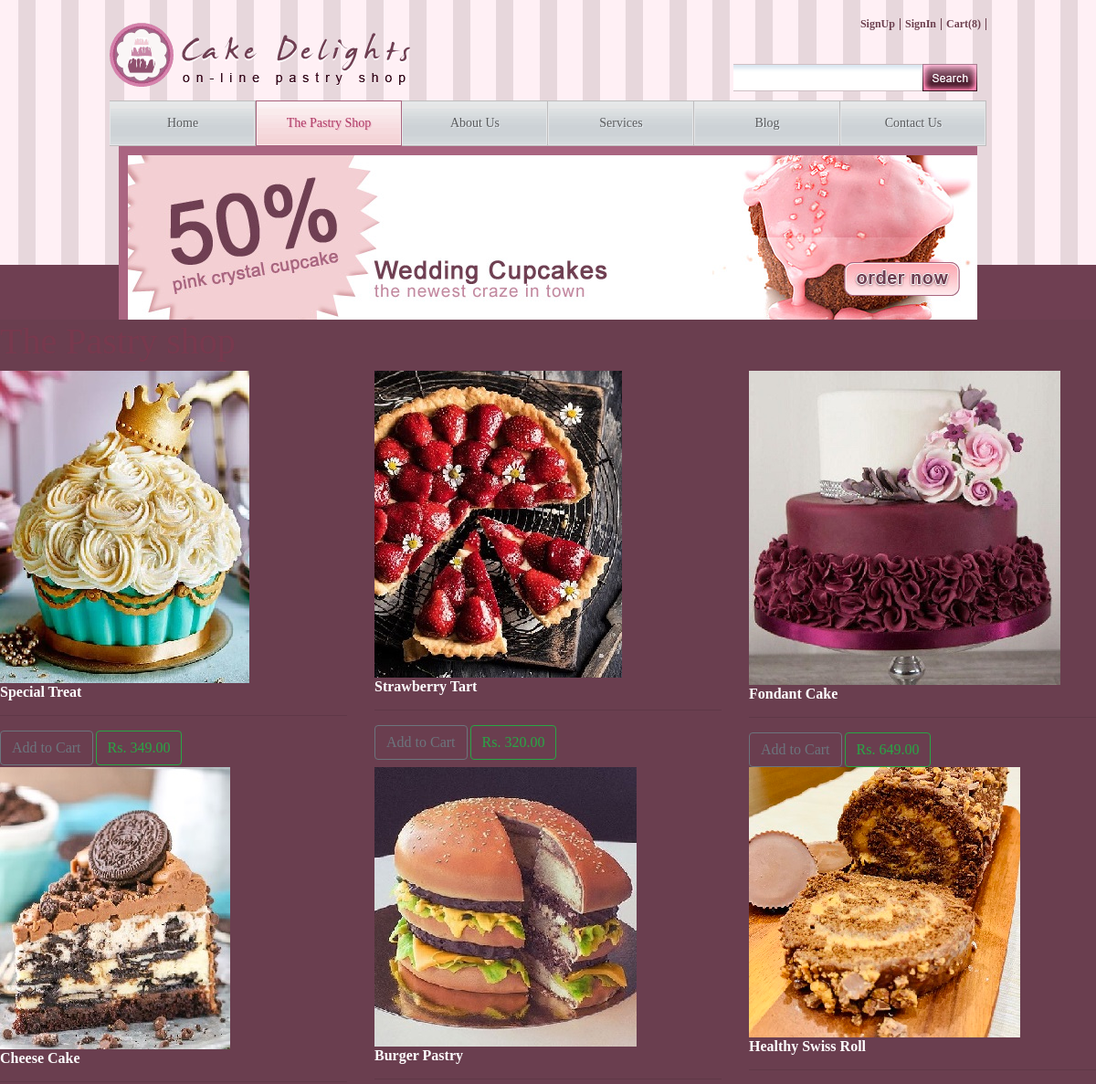
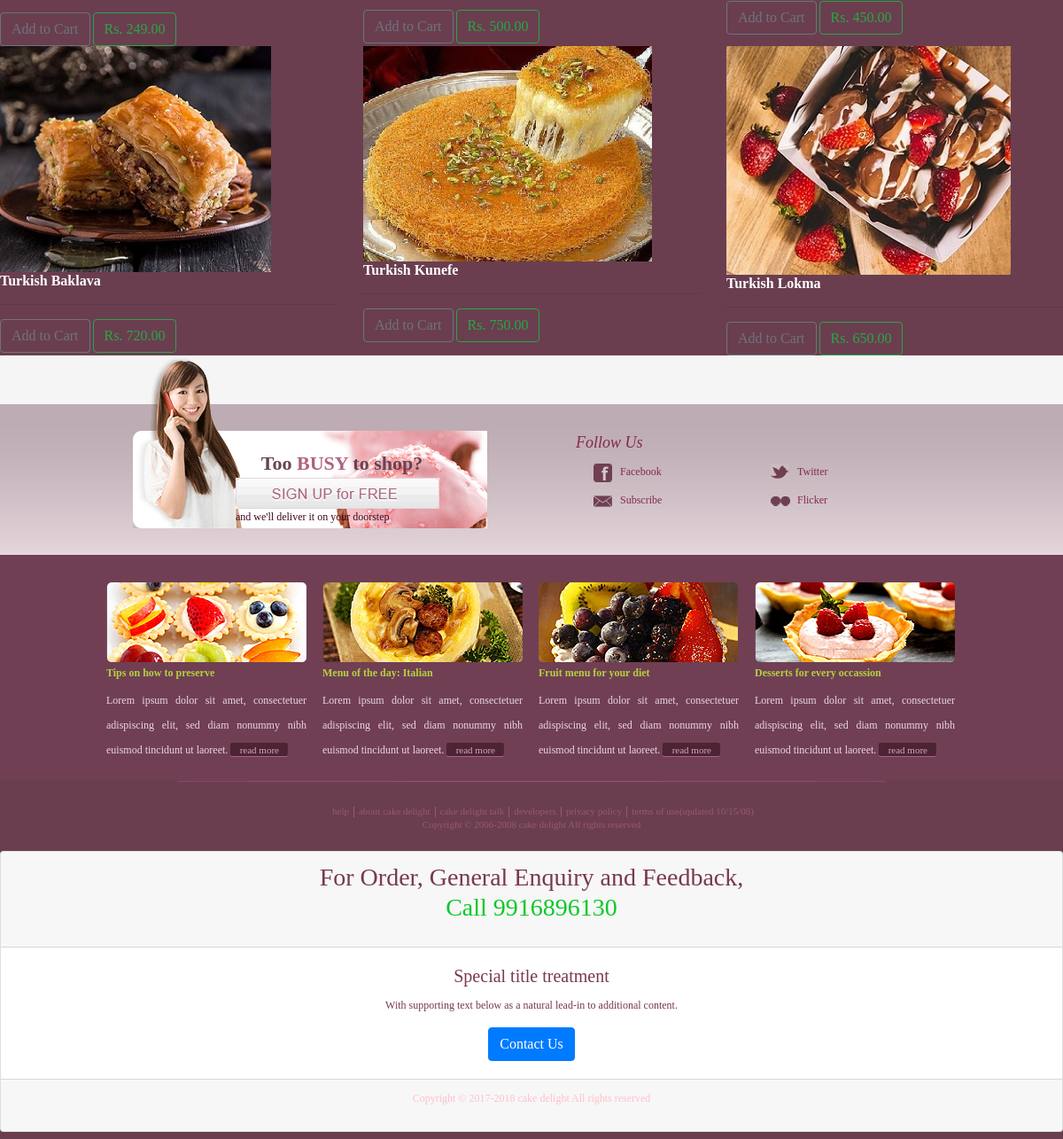
Page /shop/product/ (signed in) on the committed database (2 pictures, top to bottom).
### shop/models.py (models this page shows, shortened)
class Product(models.Model):
    product_id = models.AutoField
    category = models.CharField(max_length=50, default="")
    product_name = models.CharField(max_length=50)
    price = models.IntegerField(default=0)
    desc = models.CharField(max_length=300)
    pub_date = models.DateField()
    image = models.ImageField(upload_to='shop/images', default="")
    @property
    def imageURL(self):
        try:
            url = self.image.url
        except:
            url = ''
        return url

### shop/views.py (the view)
# urls.py: path("shop/product/", views.product, name="product"),
@csrf_exempt
def product(request):
    if request.user.is_authenticated:
        customer = request.user.customer
        order, created = Order.objects.get_or_create ( customer=customer, complete=False )
        items = order.orderitem_set.all ()
        cartItems = order.get_cart_items
    else:
        items = []
        order = {'get_cart_total': 0, 'get_cart_items': 0, 'shipping': False}
        cartItems = order['get_cart_items']
    products = Product.objects.all()
    context = {'products': products, 'cartItems': cartItems}
    return render (request, 'shop/product.html',context)

### shop/models.py (called while the page is built)
    @property
    def get_cart_items(self):
        orderitems = self.orderitem_set.all ()
        total = sum ( [item.quantity for item in orderitems] )
        return total

### shop/templates/shop/product.html (shortened to what this page needs)
{% extends 'shop/basic.html' %}
{% load static %}
{% block body %}
<body>
			<h1>The Pastry shop</h1>
			<div class="row">
	{% for product in products %}
<div class="col-lg-4">
	<img class="thumbnail" src="{{product.imageURL}}">
	<div class="box-element product">
		<h6><strong style="color:white">{{ product.product_name }}</strong></h6>
		<hr>
		<button data-product={{product.id}} data-action ="add" class="btn btn-outline-secondary add-btn update-cart">Add to Cart</button>
		<a class="btn btn-outline-success" href="#">Rs. {{product.price|floatformat:2}}</a>
	</div>
</div>
	{% endfor %}
</div>
	<div id="footer">
		<div class="section">
			<div>
				<div class="aside">
					<div>
						<div>
							<b>Too <span>BUSY</span> to shop?</b>
							<a href="signin.html">Sign up for free</a>
							<p>and we&#39;ll deliver it on your doorstep</p>
						</div>
					</div>
				</div>
				<div class="connect">
					<span>Follow Us</span>
					<ul>
						<li><a href="http://facebook.com/freewebsitetemplates" target="_blank" class="facebook">Facebook</a></li>
						<li><a href="http://twitter.com/fwtemplates" target="_blank" class="twitter">Twitter</a></li>
						<li><a href="#" class="subscribe">Subscribe</a></li>
						<li><a href="http://www.flickr.com/freewebsitetemplates/" target="_blank" class="flicker">Flicker</a></li>
					</ul>
				</div>
			</div>
		</div>
		<div id="featured">
			<ul>
				<li class="first">
					<a href="/"><img src="{% static 'images/fruit-cake.jpg' %}" alt="Image" /></a>
					<h2><a href="/">Tips on how to preserve</a></h2>
					<p>Lorem ipsum dolor sit amet, consectetuer adispiscing elit, sed diam nonummy nibh euismod tincidunt ut laoreet. <a href="/" class="readmore">read more</a></p>
				</li>
				<li>
					<a href="/"><img src="{% static 'images/italian.jpg' %}" alt="Image" /></a>
					<h2><a href="/">Menu of the day: Italian</a></h2>
					<p>Lorem ipsum dolor sit amet, consectetuer adispiscing elit, sed diam nonummy nibh euismod tincidunt ut laoreet. <a href="/" class="readmore">read more</a></p>
				</li>
				<li>
					<a href="/"><img src="{% static 'images/fruit.jpg' %}" alt="Image" /></a>
					<h2><a href="/">Fruit menu for your diet</a></h2>
					<p>Lorem ipsum dolor sit amet, consectetuer adispiscing elit, sed diam nonummy nibh euismod tincidunt ut laoreet. <a href="/" class="readmore">read more</a></p>
				</li>
				<li>
					<a href="/"><img src="{% static 'images/desserts.jpg' %}" alt="Image" /></a>
					<h2><a href="/">Desserts for every occassion</a></h2>
					<p>Lorem ipsum dolor sit amet, consectetuer adispiscing elit, sed diam nonummy nibh euismod tincidunt ut laoreet. <a href="/" class="readmore">read more</a></p>
				</li>
			</ul>
		</div>
		<div id="navigation">
			<div>
				<ul>
					<li class="first"><a href="/">help</a></li>
					<li><a href="/">about cake delight</a></li>
					<li><a href="/">cake delight talk</a></li>
					<li><a href="/">developers</a></li>
					<li><a href="/">privacy policy</a></li>
					<li><a href="/">terms of use(updated 10/15/08)</a></li>
				</ul>
				<p>Copyright &copy; 2006-2008 cake delight  All rights reserved</p>
			</div>
		</div>
	</div>
</body>
{% endblock %}

### rows in the picture
Product: imageURL (picture), product_name "Special Treat", price "349.00"
Product: imageURL (picture), product_name "Strawberry Tart", price "320.00"
Product: imageURL (picture), product_name "Fondant Cake", price "649.00"
Product: imageURL (picture), product_name "Cheese Cake", price "249.00"
Product: imageURL (picture), product_name "Burger Pastry", price "500.00"
Product: imageURL (picture), product_name "Healthy Swiss Roll", price "450.00"
Product: imageURL (picture), product_name "Turkish Baklava", price "720.00"
Product: imageURL (picture), product_name "Turkish Kunefe", price "750.00"
Product: imageURL (picture), product_name "Turkish Lokma", price "650.00"

### other values in the picture
{{ cartItems }} "8"
